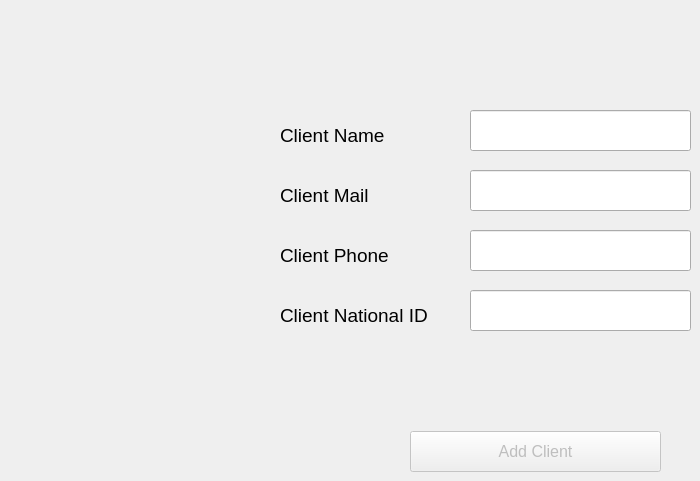
                <widget class="QWidget" name="tab_16">
                 <attribute name="title">
                  <string>Add New Client</string>
                 </attribute>
                 <widget class="QPushButton" name="pushButton_20">
                  <property name="enabled">
                   <bool>false</bool>
                  </property>
                  <property name="geometry">
                   <rect>
                    <x>410</x>
                    <y>431</y>
                    <width>251</width>
                    <height>41</height>
                   </rect>
                  </property>
                  <property name="font">
                   <font>
                    <pointsize>12</pointsize>
                   </font>
                  </property>
                  <property name="text">
                   <string>Add Client</string>
                  </property>
                 </widget>
                 <widget class="QLabel" name="label_40">
                  <property name="geometry">
                   <rect>
                    <x>280</x>
                    <y>120</y>
                    <width>181</width>
                    <height>31</height>
                   </rect>
                  </property>
                  <property name="font">
                   <font>
                    <family>Segoe UI</family>
                    <pointsize>14</pointsize>
                   </font>
                  </property>
                  <property name="text">
                   <string>Client Name</string>
                  </property>
                 </widget>
                 <widget class="QLineEdit" name="lineEdit_23">
                  <property name="geometry">
                   <rect>
                    <x>470</x>
                    <y>110</y>
                    <width>221</width>
                    <height>41</height>
                   </rect>
                  </property>
                 </widget>
                 <widget class="QLabel" name="label_41">
                  <property name="geometry">
                   <rect>
                    <x>280</x>
                    <y>180</y>
                    <width>171</width>
                    <height>31</height>
                   </rect>
                  </property>
                  <property name="font">
                   <font>
                    <family>Segoe UI</family>
                    <pointsize>14</pointsize>
                   </font>
                  </property>
                  <property name="text">
                   <string>Client Mail</string>
                  </property>
                 </widget>
                 <widget class="QLineEdit" name="lineEdit_24">
                  <property name="geometry">
                   <rect>
                    <x>470</x>
                    <y>170</y>
                    <width>221</width>
                    <height>41</height>
                   </rect>
                  </property>
                 </widget>
                 <widget class="QLabel" name="label_42">
                  <property name="geometry">
                   <rect>
                    <x>280</x>
                    <y>240</y>
                    <width>161</width>
                    <height>31</height>
                   </rect>
                  </property>
                  <property name="font">
                   <font>
                    <family>Segoe UI</family>
                    <pointsize>14</pointsize>
                   </font>
                  </property>
                  <property name="text">
                   <string>Client Phone</string>
                  </property>
                 </widget>
                 <widget class="QLineEdit" name="lineEdit_34">
                  <property name="geometry">
                   <rect>
                    <x>470</x>
                    <y>230</y>
                    <width>221</width>
                    <height>41</height>
                   </rect>
                  </property>
                 </widget>
                 <widget class="QLineEdit" name="lineEdit_35">
                  <property name="geometry">
                   <rect>
                    <x>470</x>
                    <y>290</y>
                    <width>221</width>
                    <height>41</height>
                   </rect>
                  </property>
                 </widget>
                 <widget class="QLabel" name="label_43">
                  <property name="geometry">
                   <rect>
                    <x>280</x>
                    <y>300</y>
                    <width>181</width>
                    <height>31</height>
                   </rect>
                  </property>
                  <property name="font">
                   <font>
                    <family>Segoe UI</family>
                    <pointsize>14</pointsize>
                   </font>
                  </property>
                  <property name="text">
                   <string>Client National ID</string>
                  </property>
                 </widget>
                </widget>
